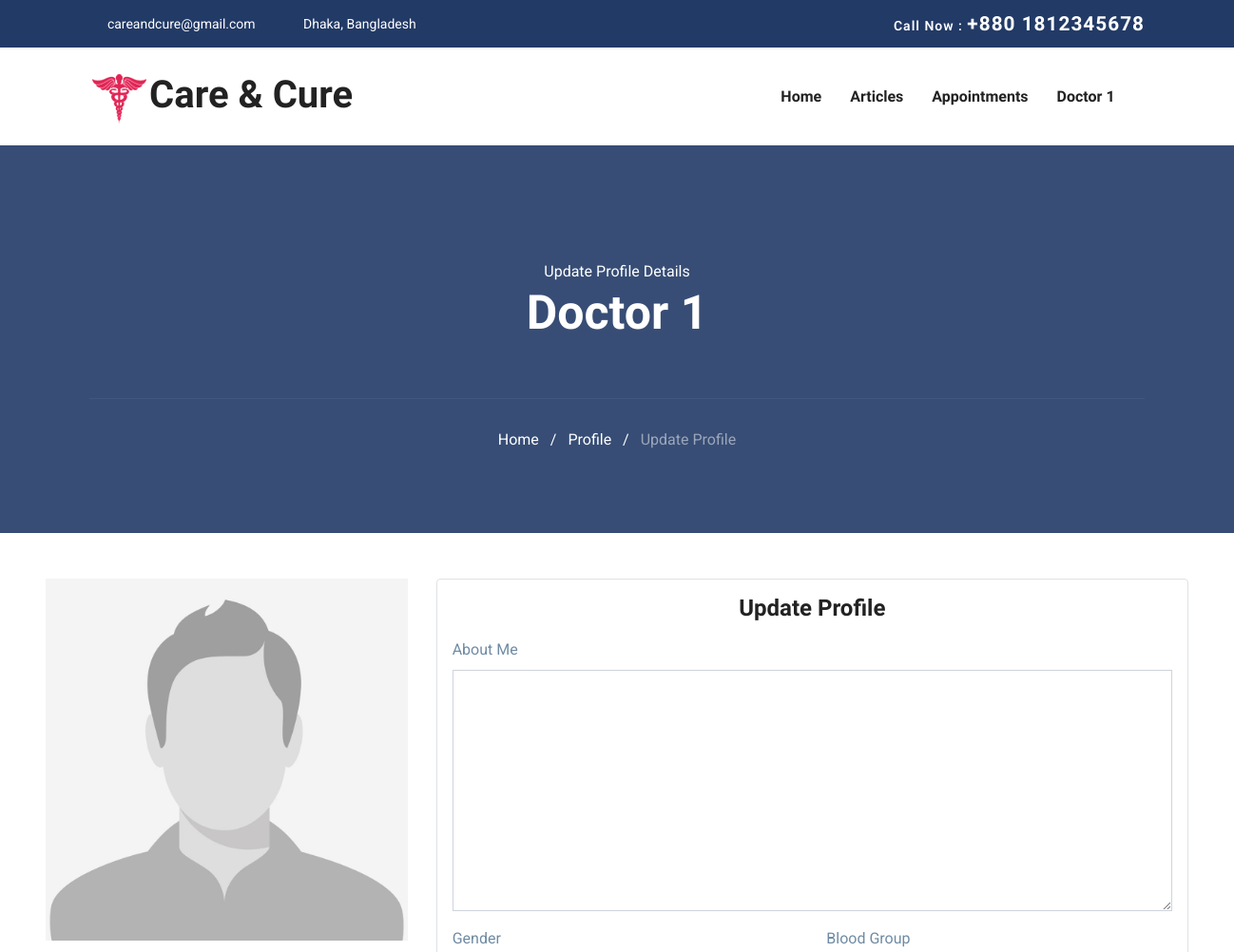
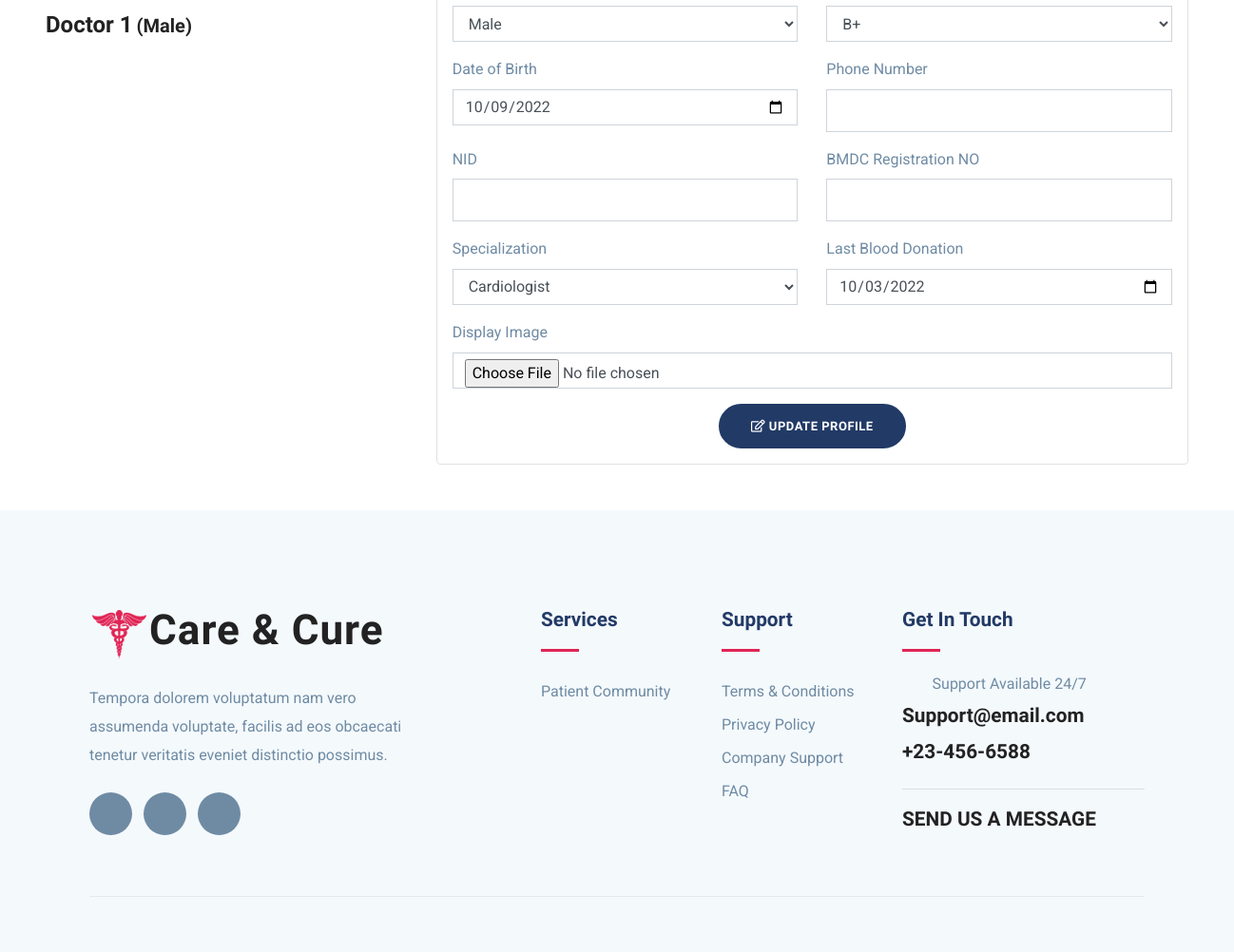
Page /update-doctor-profile (signed in) on the committed database (2 pictures, top to bottom).
### user_control/models.py (models this page shows, shortened)
class UserModel(AbstractBaseUser, PermissionsMixin):
    email = models.EmailField(max_length=255, unique=True)
    name = models.CharField(max_length=255)
    is_patient = models.BooleanField(default=False)
    is_doctor = models.BooleanField(default=False)
    is_active = models.BooleanField(default=True)
    is_staff = models.BooleanField(default=False)
    is_admin = models.BooleanField(default=False)
    is_superuser = models.BooleanField(default=False)
    date_joined = models.DateTimeField(auto_now_add=True)
    USERNAME_FIELD = "email"
    REQUIRED_FIELDS = ["name"]
    objects = MyUserManager()
    class Meta:
        verbose_name = "User"
        verbose_name_plural = "Users"

class DoctorModel(models.Model):
    user = models.OneToOneField(UserModel, on_delete=models.CASCADE)
    bio = models.TextField(null=True, blank=True)
    image = models.ImageField(upload_to="images/users/", null=True, blank=True)
    gender = models.CharField(max_length=10, null=True, blank=True)
    blood_group = models.CharField(max_length=10, null=True, blank=True)
    date_of_birth = models.DateField(null=True, blank=True)
    phone = models.CharField(max_length=15, null=True, blank=True)
    NID = models.CharField(max_length=50, null=True, blank=True)
    specialization = models.ForeignKey(
        SpecializationModel, null=True, blank=True, on_delete=models.SET_NULL
    )
    BMDC_regNo = models.CharField(max_length=100, null=True, blank=True)
    last_donation = models.DateField(null=True, blank=True)
    created_at = models.DateTimeField(auto_now_add=True)
    updated_at = models.DateTimeField(auto_now=True)
    class Meta:
        verbose_name = "Doctor"
        verbose_name_plural = "Doctors"

class SpecializationModel(models.Model):
    specialization = models.CharField(max_length=50)
    created_at = models.DateTimeField(auto_now_add=True)
    updated_at = models.DateTimeField(auto_now=True)
    def __str__(self):
        return self.specialization
    class Meta:
        verbose_name = "Specialization"
        verbose_name_plural = "Specializations"

### user_control/views.py (the view, shortened to what this page needs)
# urls.py: path("update-doctor-profile", doctor_edit_profile, name="doctor-edit-profile"),
@login_required(login_url="login")
def doctor_edit_profile(request):
    user = request.user
    profile = DoctorModel.objects.get(user=user)
    form = DoctorEditProfileForm(instance=profile)
    context = {
        "form": form,
        "profile": profile,
    }
    return render(request, "pages/user-control/edit-profile.html", context)

### user_control/forms.py
class DoctorEditProfileForm(ModelForm):
    image = forms.ImageField(
        required=False,
        error_messages={"invalid": "Image files only"},
        widget=forms.FileInput,
    )
    gender = forms.CharField(widget=forms.Select(choices=GENDER_CHOICES))
    blood_group = forms.CharField(widget=forms.Select(choices=BLOOD_GROUP_CHOICES))
    date_of_birth = forms.DateField(
        required=False, widget=forms.DateInput(attrs={"type": "date"})
    )
    last_donation = forms.DateField(
        required=False, widget=forms.DateInput(attrs={"type": "date"})
    )
    class Meta:
        model = DoctorModel
        fields = "__all__"
        exclude = ["user", "created_at", "updated_at"]

### templates/pages/user-control/edit-profile.html (shortened to what this page needs)
{% extends "base.html" %}
{% load static %}
{% load widget_tweaks %}
{% block content %}
<section class="page-title bg-1">
    <div class="container">
        <div class="row">
            <div class="col-md-12">
                <div class="block text-center">
                    <span class="text-white">Update Profile Details</span>
                    <h1 class="text-capitalize mb-5 text-lg">{{ user.name }}</h1>
                    <ul class="list-inline breadcumb-nav">
                        <li class="list-inline-item"><a href="{% url 'home' %}" class="text-white">Home</a></li>
                        <li class="list-inline-item"><span class="text-white">/</span></li>
                        {% if user.is_authenticated and user.is_doctor %}
                        <li class="list-inline-item">
                            <a href="{% url 'doctor-profile' request.user.id %}" class="text-white">Profile</a>
                        </li>
                        {% elif user.is_authenticated and user.is_patient %}
                        <li class="list-inline-item">
                            <a href="{% url 'patient-profile' request.user.id %}" class="text-white">Profile</a>
                        </li>
                        {% endif %}
                        <li class="list-inline-item"><span class="text-white">/</span></li>
                        <li class="list-inline-item text-white-50">Update Profile</li>
                    </ul>
                </div>
            </div>
        </div>
    </div>
</section>
<div class="container-fluid p-5">
    {% if user.is_doctor %}
    <div class="row">
        <div class="col-lg-4 col-md-6">
            <div class="doctor-img-block">
                {% if profile.image %}
                <img src="{{ profile.image.url }}" alt="{{ user.name }}" class="img-fluid w-100">
                {% else %}
                <img src="{% static 'images/placeholders/user-placeholder.jpg' %}" alt="{{ user.name }}"
                     class="img-fluid w-100">
                {% endif %}
                <div class="info-block mt-4">
                    <p class="mb-1">
                        <span class="h3">{{ profile.user.name }}</span>
                        {% if profile.gender %}<span class="h5">({{ profile.gender }})</span>{% endif %}
                    </p>
                </div>
            </div>
        </div>
        <div class="col-lg-8 col-md-6">
            <div class="row">
                <div class="col-lg-12 col-md-12 col-sm-12">
                    <form class="p-3 border rounded" enctype="multipart/form-data"  method="post">
                        <h3 class="text-center mb-3">Update Profile</h3>
                        <div class="row">
                            <div class="col-lg-12">
                                <div class="form-group">
                                    <label>About Me</label>
                                    {{ form.bio|add_class:"form-control"|attr:"autofocus" }}
                                </div>
                            </div>
                        </div>
                        <div class="row">
                            <div class="col-lg-6">
                                <div class="form-group">
                                    <label>Gender</label>
                                    {{ form.gender|add_class:"form-control" }}
                                </div>
                            </div>
                            <div class="col-lg-6">
                                <div class="form-group">
                                    <label>Blood Group</label>
                                    {{ form.blood_group|add_class:"form-control" }}
                                </div>
                            </div>
                        </div>
                        <div class="row">
                            <div class="col-lg-6">
                                <div class="form-group">
                                    <label>Date of Birth</label>
                                    {{ form.date_of_birth|add_class:"form-control" }}
                                </div>
                            </div>
                            <div class="col-lg-6">
                                <div class="form-group">
                                    <label>Phone Number</label>
                                    {{ form.phone|add_class:"form-control" }}
                                </div>
                            </div>
                        </div>
                        <div class="row">
                            <div class="col-lg-6">
                                <div class="form-group">
                                    <label>NID</label>
                                    {{ form.NID|add_class:"form-control" }}
                                </div>
                            </div>
                            <div class="col-lg-6">
                                <div class="form-group">
                                    <label>BMDC Registration NO</label>
                                    {{ form.BMDC_regNo|add_class:"form-control" }}
                                </div>
                            </div>
                        </div>
                        <div class="row">
                            <div class="col-lg-6">
                                <div class="form-group">
                                    <label>Specialization</label>
                                    {{ form.specialization|add_class:"form-control" }}
                                </div>
                            </div>
                            <div class="col-lg-6">
                                <div class="form-group">
                                    <label>Last Blood Donation</label>
                                    {{ form.last_donation|add_class:"form-control" }}
                                </div>
                            </div>
                        </div>
                        <div class="row">
                            <div class="col-lg-12">
                                <div class="form-group">
                                    <label>Display Image</label>
                                    {{ form.image|add_class:"form-control" }}
                                </div>
                            </div>
                        </div>
                        <div class="text-center">
                            <button class="btn btn-main btn-round-full" type="submit">
                                <i class="far fa-edit"></i><span> Update Profile</span>
                            </button>
                        </div>
                    </form>
                </div>
            </div>
        </div>
    </div>
    {% endif %}
</div>
{% endblock %}

### templates/components/navbar.html (shortened to what this page needs)
{% load static %}
<nav class="navbar navbar-expand-lg navigation" id="navbar">
    <div class="container">
        <a class="navbar-brand" href="{% url 'home' %}">
            <h1><img src="{% static 'images/logoo.png' %}" alt="" class="img-fluid">Care & Cure</h1>
        </a>
        <div class="collapse navbar-collapse" id="navbarmain">
            <ul class="navbar-nav ml-auto">
                <li class="nav-item active">
                    <a class="nav-link" href="{% url 'home' %}">Home</a>
                </li>
                <li class="nav-item"><a class="nav-link" href="{% url 'article-home' %}">Articles</a></li>
                {% if request.user.is_authenticated and request.user.is_doctor %}
                <li class="nav-item">
                    <a class="nav-link" href="{% url 'doctor-appointment-home' %}">Appointments</a>
                </li>
                {% elif request.user.is_authenticated and request.user.is_patient %}
                <li class="nav-item">
                    <a class="nav-link" href="{% url 'patient-appointment-home' %}">Appointments</a>
                </li>
                {% endif %}
                {% if request.user.is_authenticated %}
                <li class="nav-item dropdown">
                    <a class="nav-link dropdown-toggle" href="#" id="dropdown03" data-toggle="dropdown"
                        aria-haspopup="true" aria-expanded="false">{{ request.user.name }} <i
                            class="icofont-thin-down"></i></a>
                </li>
                {% endif %}
            </ul>
        </div>
    </div>
</nav>

### static-files/css/style.css (style rules this page uses)
html { overflow-x: hidden; }
body { line-height: 1.6; font-family: "Roboto", sans-serif; -webkit-font-smoothing: antialiased; font-size: 16px; color: #6f8ba4; font-weight: 400; }
h1, .h1, h2, .h2, h3, .h3, h4, .h4, h5, .h5, h6, .h6 { font-family: "Exo", sans-serif; font-weight: 700; color: #222; }
h1, .h1 { font-size: 2.5rem; }
h3, .h3 { font-size: 1.5rem; }
h5, .h5 { font-size: 1.25rem; }
p { line-height: 30px; }
input[type="email"], input[type="password"], input[type="text"], input[type="tel"] { box-shadow: none; height: 45px; outline: none; font-size: 14px; }
.form-control { box-shadow: none; border-radius: 0; }
.btn { display: inline-block; font-size: 14px; font-size: 0.8125rem; font-weight: 700; letter-spacing: 0.5px; padding: 0.75rem 2rem; font-family: "Exo", sans-serif; text-transform: uppercase; border-radius: 5px; border: 2px solid transparent; transition: all 0.35s ease; }
.btn-main { background: #223a66; color: #fff; border-color: #223a66; }
.btn-round-full { border-radius: 50px; }
.text-lg { font-size: 3.75rem; }
a { color: #222; text-decoration: none; transition: all 0.35s ease; }
.page-title { padding: 120px 0px 70px 0px; position: relative; }
.page-title .block h1 { color: #fff; }
.page-title .breadcumb-nav { margin-top: 60px; padding-top: 30px; border-top: 1px solid rgba(255, 255, 255, 0.06); }
.text-lg { font-size: 50px; }
#navbarmain { padding: 20px 0px; }
#navbarmain .nav-link { font-weight: 600; padding: 10px 15px; color: #222; font-family: "Exo", sans-serif; text-transform: capitalize; font-size: 16px; transition: all 0.25s ease; }
.dropdown-toggle::after { display: none; }
.navbar-brand { margin-top: 10px; }
.bg-1 { background-size: cover; position: relative; }

### rows in the picture
UserModel: user.name "Doctor 1", name "Doctor 1"
DoctorModel: user.name "Doctor 1", gender "Male", blood_group "B+", date_of_birth "10/09/2022", last_donation "10/03/2022"
SpecializationModel: specialization "Cardiologist"
